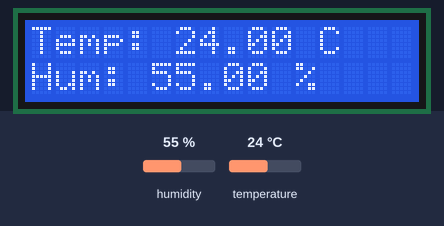
The sketch below on a simulated Arduino Uno, built with avr-gcc and run on an emulated ATmega328P. Parts: 16×2 character LCD. Inputs (shaded band) come from the test bench; at power-on: humidity 55 %, temperature 24 °C.

Above: at 3.2 s.
3.3 s: humidity set to 22 %
At 5.1 s:
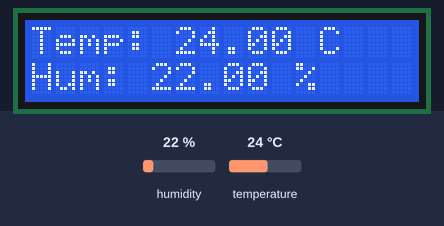
6.0 s: temperature set to 12 °C
At 6.6 s:
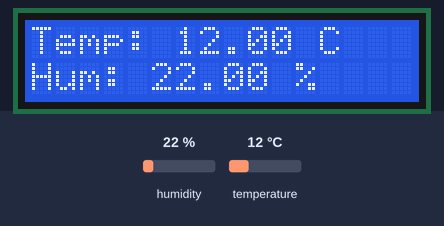
8.7 s: humidity set to 40 %
At 10.6 s:
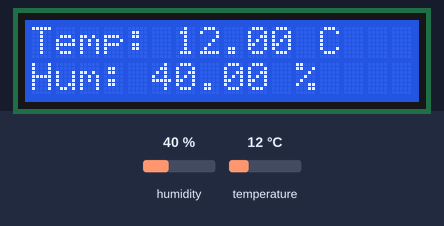
11.7 s: temperature set to 19 °C
At 13.2 s:
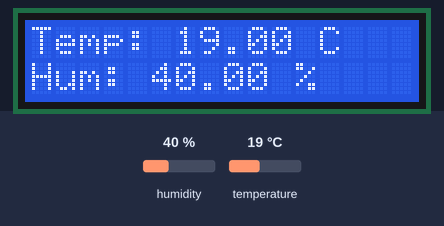
Timing chart, 0 to 14.7 s (numbered marks = the images above; inputs shaded):
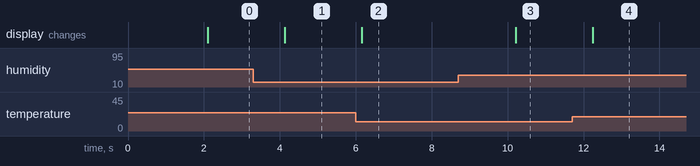

Measured:
- after the input at 3.3 s, the display: changes after 0.83 s (image 1)
- after the input at 6.0 s, the display: changes after 0.16 s (image 2)
- after the input at 8.7 s, the display: changes after 1.5 s (image 3)
- after the input at 11.7 s, the display: changes after 0.55 s (image 4)

The sketch:

LCD_DHT11.ino
```cpp
#include <LiquidCrystal.h>
#include <DHT.h>

// Initialize the LCD (RS, E, D4, D5, D6, D7)
LiquidCrystal lcd(6, 7, 5, 4, 3, 8);

// Define the pin for the DHT sensor
#define DHTPIN 2
// Define the DHT sensor type
#define DHTTYPE DHT11
// Initialize the DHT sensor
DHT dht(DHTPIN, DHTTYPE);

void setup() {
  // Initialize LCD and DHT sensor
  lcd.begin(16, 2);  // Set up the LCD's number of columns and rows
  dht.begin();       // Start the DHT sensor

  // Display a message during initialization
  lcd.setCursor(0, 0);
  lcd.print("DHT11 Sensor");
  lcd.setCursor(0, 1);
  lcd.print("Initializing...");
  delay(2000);  // Pause for 2 seconds
}

void loop() {
  // Read temperature and humidity
  float humidity = dht.readHumidity();
  float temperature = dht.readTemperature();

  // Clear the LCD
  lcd.clear();

  // Display the readings on the LCD
  lcd.setCursor(0, 0);  // First row
  lcd.print("Temp: ");
  lcd.print(temperature);
  lcd.print(" C");

  lcd.setCursor(0, 1);  // Second row
  lcd.print("Hum: ");
  lcd.print(humidity);
  lcd.print(" %");

  delay(2000);  // Update every 2 seconds
}
```

STM32_square_PROGRAMING.c
```cpp
//#include <stdio.h>
//#define square(x) ((x)*(x))
//
//int main()
//{
//    int x=5;
//    printf("x: %d square of x: %d",x,square(x));
//    return 0;
//}
```

STM32._print_nm.c
```cpp
#include<stdio.h>

 #define santanu printf("SANTANU");

 int main()
 {
     santanu;
 }
```

TASK.c
```cpp
// Task 1.Create Car structure globally consisting of Model, colour and price and print on the screen.


// #include <stdio.h>
// struct Car {
//     char model[30];
//     char color[15];
//     int seats;
//     double price;
// };
// struct Car car = {"Honda Civic", "Blue", 4, 22000.00};

// void printCarDetails() {
//     printf("Car Details:\n");
//     printf("Model: %s\n", car.model);
//     printf("Color: %s\n", car.color);
//     printf("Seats: %d\n",car.seats);
//     printf("Price: $%.2lf\n", car.price);
// }

// int main() {
//     printCarDetails();
//     return 0;
// }

// // Task 2 Write a program to create structure globally enter the name,age and salary of employees and manager.
// If the manager age is above 30 then the salary will be 65000 otherwise 55000.


// #include <stdio.h>


// struct Employee {
//     char name[50];
//     int age;
//     float salary;
// };


// struct Employee manager, employee;

// int main() {

//     printf("Enter Employee's Name: ");
//     scanf("%s", employee.name);
//     printf("Enter Employee's Age: ");
//     scanf("%d", &employee.age);
//     printf("Enter Employee's Salary: ");
//     scanf("%f", &employee.salary);


//     printf("\nEnter Manager's Name: ");
//     scanf("%s", manager.name);
//     printf("Enter Manager's Age: ");
//     scanf("%d", &manager.age);


//     if (manager.age > 30) {
//         manager.salary = 65000;
//     } else {
//         manager.salary = 55000;
//     }

//     printf("\nEmployee Details:\n");
//     printf("Name: %s\n", employee.name);
//     printf("Age: %d\n", employee.age);
//     printf("Salary: %.2f\n", employee.salary);


//     printf("\nManager Details:\n");
//     printf("Name: %s\n", manager.name);
//     printf("Age: %d\n", manager.age);
//     printf("Salary: %.2f\n", manager.salary);

//     return 0;
// }


// // Task 3 Create a structure named Book to store book details like title, author, and price. Write a C program to input details for
// three books, find the most expensive and the lowest priced books, and display their information.


// #include <stdio.h>


// struct Book {
//     char title[100];
//     char author[100];
//     float price;
// };

// int main() {
//     struct Book books[3];
//     int most_expensive_index = 0, lowest_priced_index = 0;

//     for (int i = 0; i < 3; i++) {
//         printf("\nEnter details for Book %d:\n", i + 1);
//         printf("Title: ");
//         scanf(" %[^\n]", books[i].title);
//         printf("Author: ");
//         scanf(" %[^\n]", books[i].author);
//         printf("Price: ");
//         scanf("%f", &books[i].price);

//         if (books[i].price > books[most_expensive_index].price) {
//             most_expensive_index = i;
//         }
//         if (books[i].price < books[lowest_priced_index].price) {
//             lowest_priced_index = i;
//         }
//     }

//     printf("\nMost Expensive Book:\n");
//     printf("Title: %s\n", books[most_expensive_index].title);
//     printf("Author: %s\n", books[most_expensive_index].author);
//     printf("Price: %.2f\n", books[most_expensive_index].price);

//     printf("\nLowest Priced Book:\n");
//     printf("Title: %s\n", books[lowest_priced_index].title);
//     printf("Author: %s\n", books[lowest_priced_index].author);
//     printf("Price: %.2f\n", books[lowest_priced_index].price);

//     return 0;
// }

// // Task 4 Define a structure named Circle to represent a circle with a radius. Write a C program to create user defined
// function to calculate the area and perimeter of two circles and display the results in the main function.

// #include <stdio.h>
// #define PI 3.14159


// struct Circle {
//     float radius;
// };

// float calculate_area(struct Circle c) {
//     return PI * c.radius * c.radius;
// }

// float calculate_perimeter(struct Circle c) {
//     return 2 * PI * c.radius;
// }

// int main() {
//     struct Circle circle1, circle2;


//     printf("Enter the radius of Circle 1: ");
//     scanf("%f", &circle1.radius);


//     printf("Enter the radius of Circle 2: ");
//     scanf("%f", &circle2.radius);


//     float area1 = calculate_area(circle1);
//     float perimeter1 = calculate_perimeter(circle1);


//     float area2 = calculate_area(circle2);
//     float perimeter2 = calculate_perimeter(circle2);


//     printf("\nCircle 1:\n");
//     printf("Radius: %.2f\n", circle1.radius);
//     printf("Area: %.2f\n", area1);
//     printf("Perimeter: %.2f\n", perimeter1);


//     printf("\nCircle 2:\n");
//     printf("Radius: %.2f\n", circle2.radius);
//     printf("Area: %.2f\n", area2);
//     printf("Perimeter: %.2f\n", perimeter2);

//     return 0;
// }
```

c_programing.cpp
```cpp
#include <stdio.h>

int main() {
    int i;
    for (i = 0; i < 5; i++) {
        if (i % 2 == 0) {
            printf("%d is even\n", i);
        } else {
            printf("%d is odd\n", i);
        }
    }
    return 0;
}
```

col-mod-price-car.c
```cpp
#include <stdio.h>

struct Car {
    char model[50];
    char colour[30];
    float price;
};

void printCar(struct Car car) {
    printf("Car Model: %s\n", car.model);
    printf("Car Colour: %s\n", car.colour);
    printf("Car Price: %.2f\n", car.price);
}

int main() {
    // Create a global Car instance
    struct Car myCar = {"BMW", "Red", 0001};

    // Print car details
    printCar(myCar);

    return 0;
}
```
